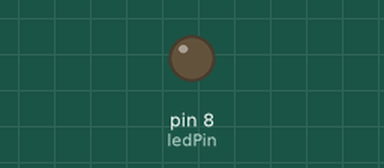
Recording of a sketch running on a simulated Arduino Uno, built with avr-gcc and run on an emulated ATmega328P. Shown: output pins drawn as LEDs (lit = HIGH).

Above: at 1.2 s.
At 8.7 s:
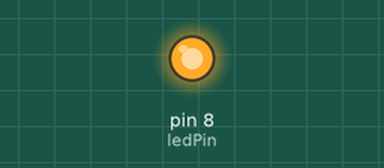
Timing chart, 0 to 9.1 s (numbered marks = the images above):
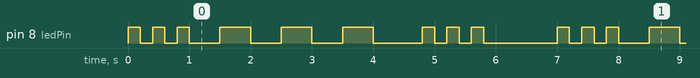

Measured:
- by itself, pin 8 (ledPin): repeats every 7.0 s: 2 × (LOW 0.20 s, HIGH 0.20 s), 3 × (LOW 0.50 s, HIGH 0.50 s), LOW 0.80 s, 2 × (HIGH 0.20 s, LOW 0.20 s), HIGH 0.20 s, LOW 1.2 s, HIGH 0.20 s
- by itself, everything shown: repeats every 7.0 s, in 18 steps

The sketch:

lighthouse.ino
```cpp
int ledPin=8;

 void setup() {
  // put your setup code here, to run once:
pinMode(ledPin,OUTPUT);
}

void loop() {
  // put your main code here, to run repeatedly:

    flash(200); flash(200); flash(200); // S
    delay(300); // otherwise the flashes run together
    flash(500); flash(500); flash(500); // O
    delay(300); // otherwise the flashes run together
    flash(200); flash(200); flash(200); // S
    delay(1000);

}

void flash(int duration)
{
  digitalWrite(ledPin,HIGH);
  delay(duration);
  digitalWrite(ledPin,LOW);
  delay(duration);
}
```
